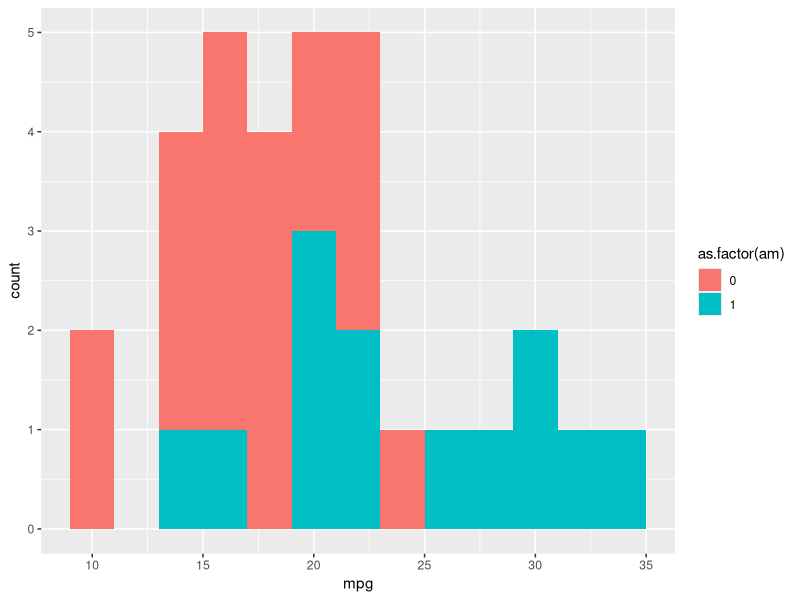
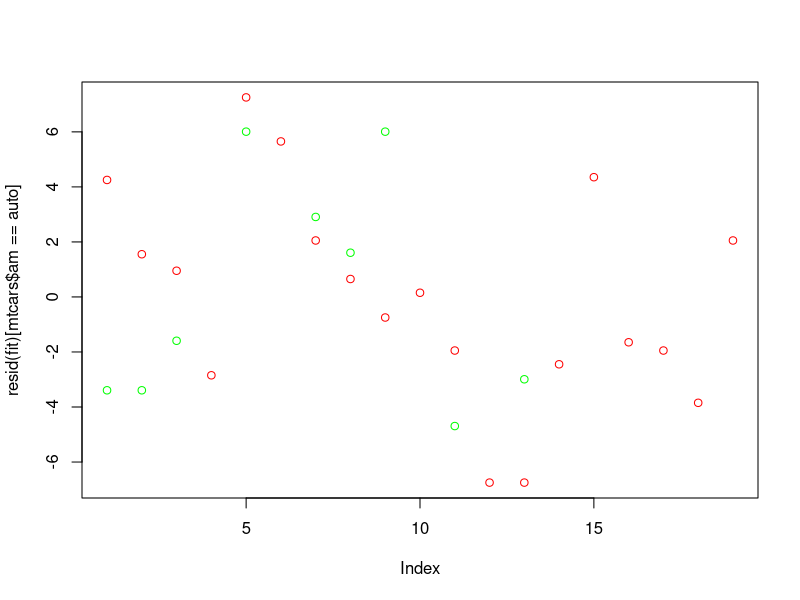

These figures' R source, in order:
## ---- chunk 1
manual <- 1
auto <- 0
sum(mtcars$am==manual)
sum(mtcars$am==auto)
## ---- chunk 2
fit <- lm(mpg ~ am, data=mtcars)
summary(fit)$coefficients
## ---- chunk 3
mean(mtcars$mpg[mtcars$am==manual]) - mean(mtcars$mpg[mtcars$am==auto])
## ---- chunk 4
fit2 <- lm(mpg ~ am + hp, data=mtcars)
summary(fit2)$coefficients
## ---- chunk 5
library(ggplot2)
ggplot(mtcars, aes(mpg, fill=as.factor(am))) + geom_histogram(position='stack', binwidth=2)
## ---- chunk 6
plot(resid(fit)[mtcars$am==auto], col='red')
points(resid(fit)[mtcars$am==manual], col='green')
